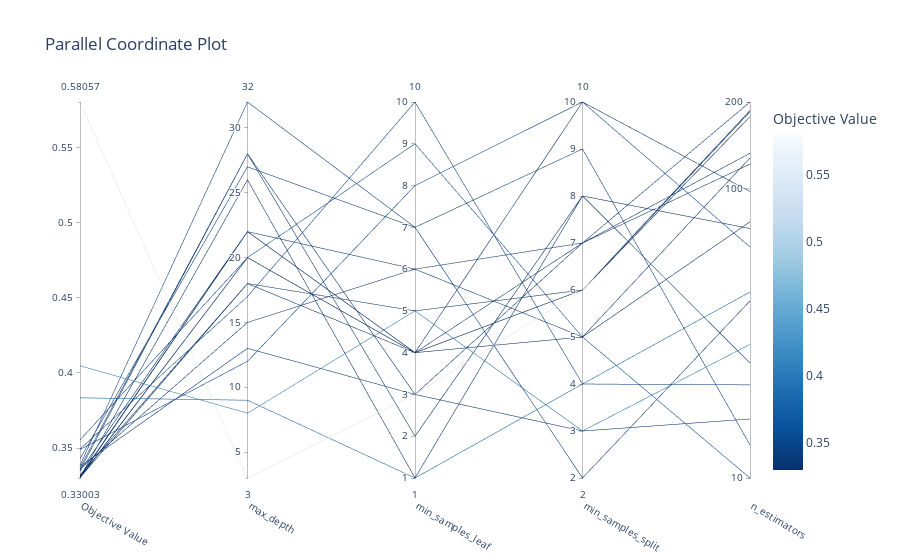

Write notebook code for a chart like this one.
### Code cell
# Import libraries
import numpy as np
import pandas as pd
from sklearn.datasets import fetch_california_housing
from sklearn.model_selection import train_test_split
from sklearn.ensemble import RandomForestRegressor
from sklearn.metrics import mean_squared_error, mean_absolute_error, r2_score
import optuna
import optuna.visualization as vis

# Load dataset
california = fetch_california_housing()
X = california.data
y = california.target

# Split data into train and test sets
X_train, X_test, y_train, y_test = train_test_split(X, y, test_size=0.2, random_state=42)

# Define objective function
def objective(trial):
    # Suggest values for hyperparameters
    n_estimators = trial.suggest_int("n_estimators", 10, 200, log=True)
    max_depth = trial.suggest_int("max_depth", 2, 32)
    min_samples_split = trial.suggest_int("min_samples_split", 2, 10)
    min_samples_leaf = trial.suggest_int("min_samples_leaf", 1, 10)

    # Create and fit random forest model
    model = RandomForestRegressor(
        n_estimators=n_estimators,
        max_depth=max_depth,
        min_samples_split=min_samples_split,
        min_samples_leaf=min_samples_leaf,
        random_state=42,
    )
    model.fit(X_train, y_train)

    # Make predictions and calculate RMSE
    y_pred = model.predict(X_test)
    rmse = np.sqrt(mean_squared_error(y_test, y_pred))
    mae = mean_absolute_error(y_test, y_pred)
    r2 = r2_score(y_test, y_pred)

    # Return MAE
    return mae

# Create study object
study = optuna.create_study(direction="minimize")

# Run optimization process
study.optimize(objective, n_trials=20, show_progress_bar=True)

# Print best trial and best hyperparameters
print("Best trial:", study.best_trial)
print("Best hyperparameters:", study.best_params)

# Visualize optimization history
vis.plot_optimization_history(study)

# Visualize parameter importance
vis.plot_param_importances(study)

# Visualize slice plot
vis.plot_slice(study, params=["n_estimators", "max_depth"])

# Visualize contour plot
vis.plot_contour(study, params=["min_samples_split", "min_samples_leaf"])

# Visualize parallel coordinate plot
vis.plot_parallel_coordinate(study)

### Figure 1 — Plotly figure (JSON) as saved in the notebook; plotly's stock layout.template omitted (floating-point values rounded to 4 significant figures)
{"data": [{"dimensions": [{"label": "Objective Value", "range": [0.33, 0.5806], "values": [0.3429, 0.3353, 0.3306, 0.3835, 0.349, 0.3305, 0.3493, 0.337, 0.4048, 0.3385, 0.33, 0.3303, 0.332, 0.5806, 0.3303, 0.3346, 0.3377, 0.3311, 0.336, 0.3554]}, {"label": "max_depth", "range": [3, 32], "values": [27, 28, 26, 9, 12, 22, 17, 28, 8, 32, 20, 20, 18, 3, 18, 22, 13, 22, 15, 20]}, {"label": "min_samples_leaf", "range": [1, 10], "values": [7, 2, 1, 1, 8, 4, 10, 3, 5, 7, 4, 4, 5, 3, 4, 6, 3, 4, 6, 9]}, {"label": "min_samples_split", "range": [2, 10], "values": [9, 8, 8, 4, 10, 10, 4, 3, 3, 2, 6, 6, 6, 6, 7, 5, 7, 5, 7, 5]}, {"label": "n_estimators", "range": [1, 2.301], "ticktext": ["10", "100", "200"], "tickvals": [1, 2, 2.301], "values": [1.114, 1.398, 1.863, 1.643, 1.799, 1.991, 1.322, 1.204, 1.462, 1.613, 2.272, 2.25, 2.267, 2.288, 2.086, 2.107, 2.124, 1.886, 2.301, 1]}], "labelangle": 30, "labelside": "bottom", "line": {"color": [0.3429, 0.3353, 0.3306, 0.3835, 0.349, 0.3305, 0.3493, 0.337, 0.4048, 0.3385, 0.33, 0.3303, 0.332, 0.5806, 0.3303, 0.3346, 0.3377, 0.3311, 0.336, 0.3554], "colorbar": {"title": {"text": "Objective Value"}}, "colorscale": [[0, "rgb(247,251,255)"], [0.125, "rgb(222,235,247)"], [0.25, "rgb(198,219,239)"], [0.375, "rgb(158,202,225)"], [0.5, "rgb(107,174,214)"], [0.625, "rgb(66,146,198)"], [0.75, "rgb(33,113,181)"], [0.875, "rgb(8,81,156)"], [1, "rgb(8,48,107)"]], "reversescale": true, "showscale": true}, "type": "parcoords"}], "layout": {"title": {"text": "Parallel Coordinate Plot"}}}
